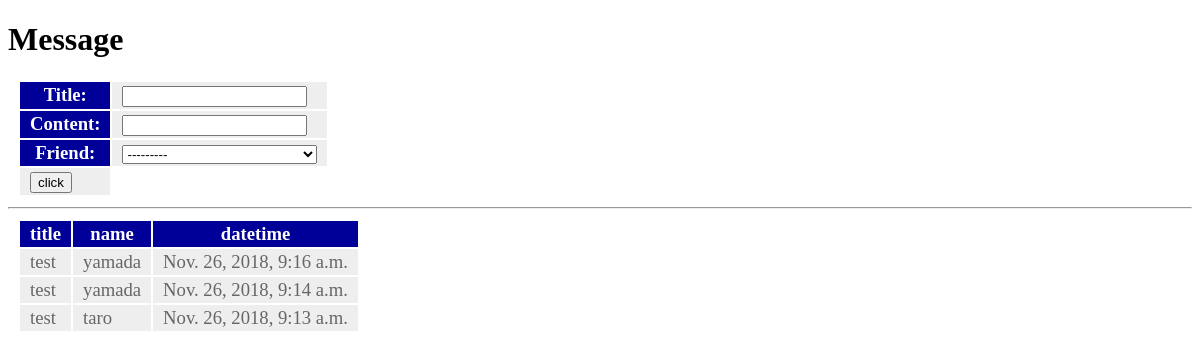
/post/message/, run on the app's committed database.
### post/models.py (models this page shows, shortened)
class Message(models.Model):
    friend = models.ForeignKey(Friend, on_delete=models.CASCADE)
    title = models.CharField(max_length=100)
    content = models.CharField(max_length=300)
    pub_date = models.DateTimeField(auto_now_add=True)
    class Meta:
        ordering = ('pub_date',)

class Friend(models.Model):
    name = models.CharField(max_length=100, validators=[number_only])
    mail = models.EmailField(max_length = 200)
    gender = models.BooleanField()
    age = models.IntegerField(default=0)
    birthday = models.DateField()
    def __str__(self):
        return '<Friend:id=' + str(self.id) + ','+ self.name + '(' + str(self.age) + ')>'

### post/views.py (the view)
# urls.py: path('message/', views.message, name='message'),
def message(request, page=1):
    if (request.method == 'POST'):
        obj = Message()
        form = MessageForm(request.POST, instance=obj)
        form.save()
    data = Message.objects.all().reverse()
    paginator = Paginator(data, 3)
    params = {
        'title': 'Message',
        'form': MessageForm(),
        'data': paginator.get_page(page)
    }
    return render(request, 'post/message.html', params)

### post/forms.py
class MessageForm(forms.ModelForm):
    class Meta:
        model = Message
        fields = ['title', 'content', 'friend']

### post/templates/post/message.html (shortened to what this page needs)
{% load static %}
<!doctype html>
<html lang="ja">
    <head>
        <link rel="stylesheet" type="text/css" href="{% static 'post/css/style.css'%}">
    </head>
    <body>
        <h1>{{ title }}</h1>
        <table>
            <form action="{% url 'message' %}" method="post">
                {{ form.as_table }}
                <tr><td><input type="submit" value="click"></td></tr>
            </form>
        </table>
        <hr>
        <table>
            <tr>
                <th>title</th>
                <th>name</th>
                <th>datetime</th>
            </tr>
        {% for item in data %}
            <tr>
                <td>{{ item.title }}</td>
                <td>{{ item.friend.name }}</td>
                <td>{{ item.pub_date }}</td>
            </tr>
        {%  endfor %}
        </table>
    </body>
</html>

### post/static/post/css/style.css (style rules this page uses)
table { margin: 10px; font-size: 14pt; }
table tr th { background-color: #009; color: white; padding: 2px 10px; border-width: 2px; }
table tr td { background-color: #eee; color: #666; padding: 2px 10px; border-width: 2px; }

### data on the page
Message: title "test", friend.name "yamada", pub_date "Nov. 26, 2018, 9:16 a.m."
Message: title "test", friend.name "yamada", pub_date "Nov. 26, 2018, 9:14 a.m."
Message: title "test", friend.name "taro", pub_date "Nov. 26, 2018, 9:13 a.m."

### other printed values
{{ title }} "Message"
